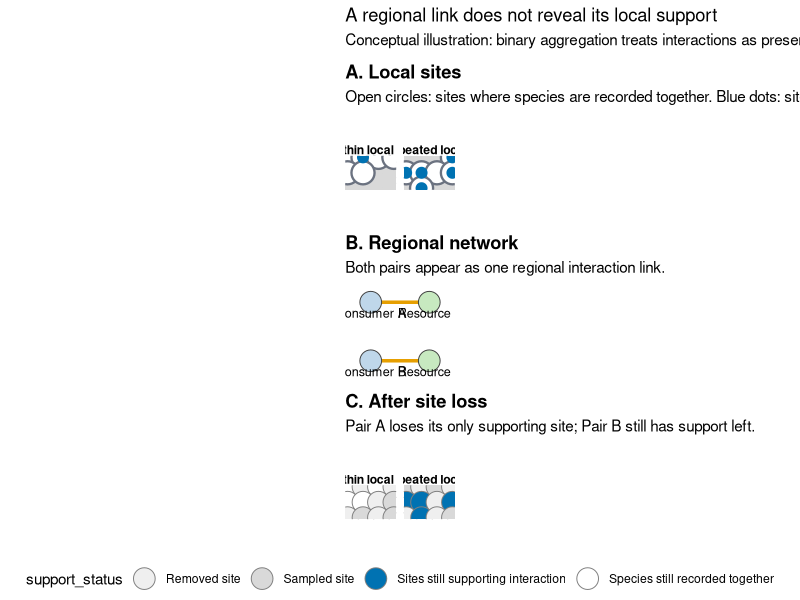
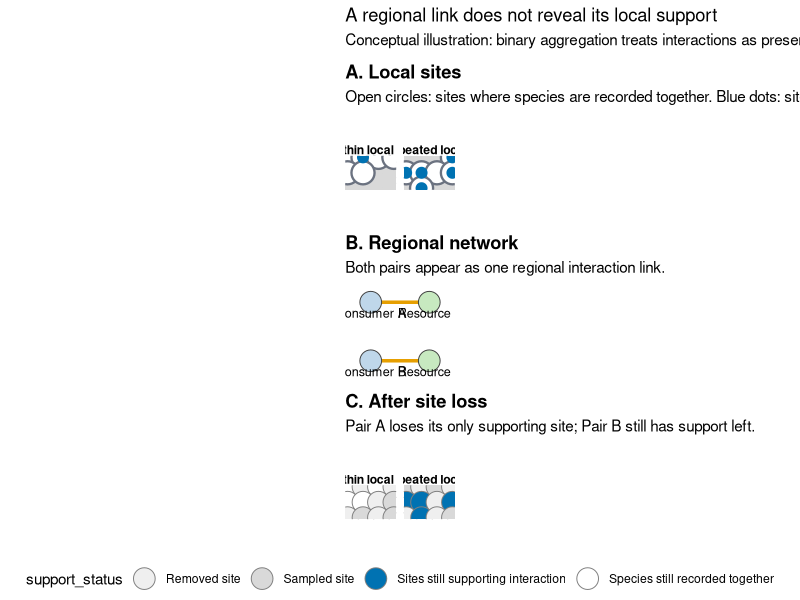

These charts were generated, in order, by the following R code:
## ------------------------------------------------------------
## Script: All/scripts/31_figure1_regional_link_hidden_support.R
## Conceptual figure only. No empirical data.
## ------------------------------------------------------------

packages <- c("ggplot2", "dplyr", "tidyr", "patchwork")
for(pkg in packages){
  if(!require(pkg, character.only = TRUE)){
    install.packages(pkg)
    library(pkg, character.only = TRUE)
  }
}

out_dir <- "All/outputs/31_hidden_support_main_figures"
dir.create(out_dir, recursive = TRUE, showWarnings = FALSE)

save_both <- function(p, name, width = 11, height = 7){
  ggsave(file.path(out_dir, paste0(name, ".png")), p, width = width, height = height, dpi = 320)
  ggsave(file.path(out_dir, paste0(name, ".pdf")), p, width = width, height = height)
}

col_site <- "#D9D9D9"
col_cooc <- "#6B7280"
col_interaction <- "#0072B2"
col_removed <- "#EFEFEF"
col_link <- "#E69F00"

sites <- data.frame(
  site = paste0("Site ", 1:12),
  x = c(1,2,3,4,1,2,3,4,1,2,3,4),
  y = c(3,3,3,3,2,2,2,2,1,1,1,1),
  removed = paste0("Site ", 1:12) %in% c("Site 2", "Site 4", "Site 7", "Site 9", "Site 11")
)

pair_sites <- expand.grid(
  pair = c("Pair A: thin local support", "Pair B: repeated local support"),
  site = sites$site,
  stringsAsFactors = FALSE
) %>%
  left_join(sites, by = "site") %>%
  mutate(
    recorded_together = case_when(
      pair == "Pair A: thin local support" ~ site %in% paste0("Site ", c(1,2,3,4,5,6)),
      pair == "Pair B: repeated local support" ~ site %in% paste0("Site ", c(4,5,6,7,8,10)),
      TRUE ~ FALSE
    ),
    interaction_observed = case_when(
      pair == "Pair A: thin local support" ~ site == "Site 2",
      pair == "Pair B: repeated local support" ~ site %in% paste0("Site ", c(4,5,6,8,10)),
      TRUE ~ FALSE
    )
  )

panel_a <- ggplot() +
  geom_point(data = pair_sites, aes(x = x, y = y), size = 7, colour = col_site, fill = col_site, shape = 21) +
  geom_point(data = subset(pair_sites, recorded_together), aes(x = x, y = y), size = 7, colour = col_cooc, fill = "white", shape = 21, stroke = 1.2) +
  geom_point(data = subset(pair_sites, interaction_observed), aes(x = x, y = y), size = 3.4, colour = col_interaction, fill = col_interaction, shape = 21) +
  facet_wrap(~ pair, nrow = 1) +
  coord_equal() +
  theme_void(base_size = 11) +
  theme(strip.text = element_text(face = "bold"), plot.title = element_text(face = "bold")) +
  ggtitle("A. Local sites", subtitle = "Open circles: sites where species are recorded together. Blue dots: sites where interaction is observed.")

network <- data.frame(
  x = c(1, 2, 1, 2),
  y = c(2, 2, 1, 1),
  node = c("Consumer A", "Resource x", "Consumer B", "Resource y"),
  type = c("Consumer", "Resource", "Consumer", "Resource")
)
edges <- data.frame(x = c(1,1), y = c(2,1), xend = c(2,2), yend = c(2,1))

panel_b <- ggplot() +
  geom_segment(data = edges, aes(x = x, y = y, xend = xend, yend = yend), linewidth = 1.2, colour = col_link) +
  geom_point(data = network, aes(x = x, y = y, fill = type), size = 7, shape = 21, colour = "grey25") +
  geom_text(data = network, aes(x = x, y = y - 0.18, label = node), size = 3.2) +
  scale_fill_manual(values = c("Consumer" = "#BFD7EA", "Resource" = "#C7E9C0")) +
  coord_equal(xlim = c(0.65, 2.35), ylim = c(0.65, 2.35)) +
  theme_void(base_size = 11) +
  theme(legend.position = "none", plot.title = element_text(face = "bold")) +
  ggtitle("B. Regional network", subtitle = "Both pairs appear as one regional interaction link.")

after <- pair_sites %>%
  mutate(
    still_retained = !removed,
    interaction_after = interaction_observed & still_retained,
    support_status = case_when(
      removed ~ "Removed site",
      interaction_after ~ "Sites still supporting interaction",
      recorded_together & still_retained ~ "Species still recorded together",
      TRUE ~ "Sampled site"
    )
  )

panel_c <- ggplot() +
  geom_point(data = after, aes(x = x, y = y, fill = support_status), size = 7, shape = 21, colour = "grey50") +
  scale_fill_manual(values = c("Removed site" = col_removed, "Sites still supporting interaction" = col_interaction, "Species still recorded together" = "white", "Sampled site" = col_site)) +
  facet_wrap(~ pair, nrow = 1) +
  coord_equal() +
  theme_void(base_size = 11) +
  theme(strip.text = element_text(face = "bold"), legend.position = "bottom", plot.title = element_text(face = "bold")) +
  ggtitle("C. After site loss", subtitle = "Pair A loses its only supporting site; Pair B still has support left.")

fig <- (panel_a / panel_b / panel_c) +
  plot_annotation(
    title = "A regional link does not reveal its local support",
    subtitle = "Conceptual illustration: binary aggregation treats interactions as present or absent, even when local support differs strongly."
  )

save_both(fig, "31_Figure1_regional_link_hidden_support", width = 11, height = 10)
message("Saved Figure 1 outputs in: ", out_dir)
